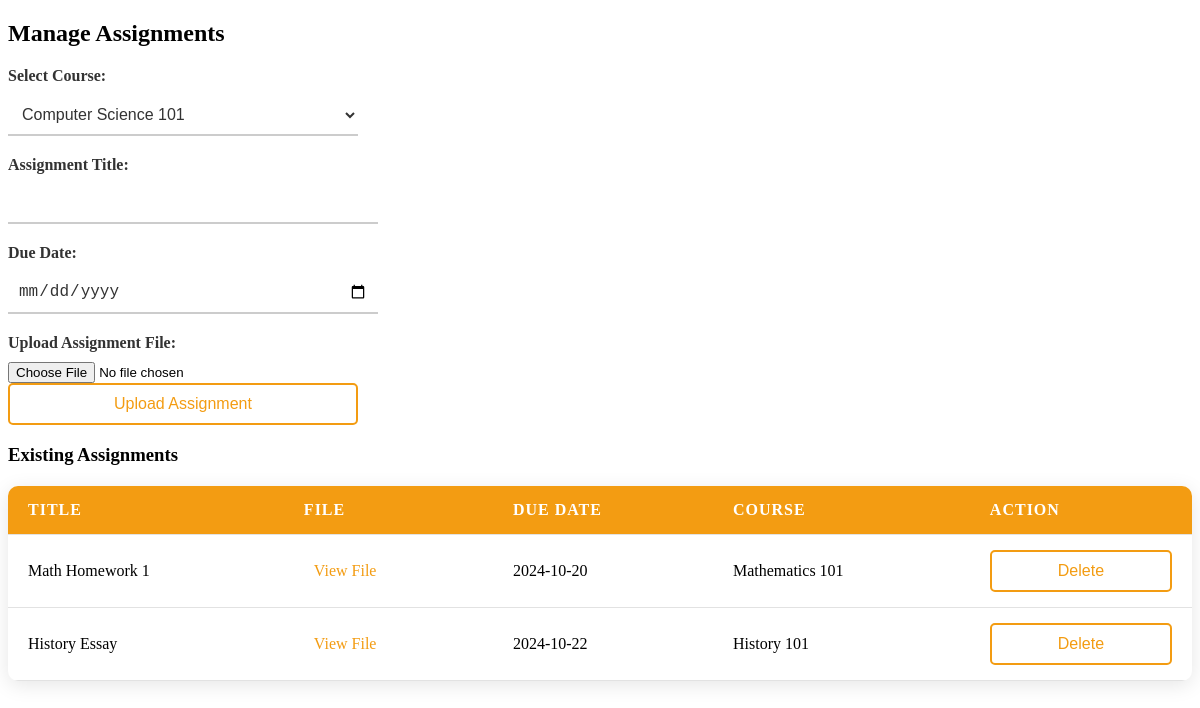
/assignments_section.php, run on the app's committed database.
### tables this page shows
CREATE TABLE assignments (
    assignment_id INT AUTO_INCREMENT PRIMARY KEY,
    course_id INT NOT NULL,   
    assignment_title VARCHAR(150) NOT NULL,
    file_name VARCHAR(255) NOT NULL,   
    due_date DATE NOT NULL,   
    upload_date TIMESTAMP DEFAULT CURRENT_TIMESTAMP,
    status ENUM('submitted', 'pending') DEFAULT 'pending',
    FOREIGN KEY (course_id) REFERENCES courses(course_id) ON DELETE CASCADE
);

CREATE TABLE courses (
    course_id INT AUTO_INCREMENT PRIMARY KEY,
    course_name VARCHAR(100) NOT NULL UNIQUE,   
    course_description TEXT,
    created_at TIMESTAMP DEFAULT CURRENT_TIMESTAMP
);

### assignments_section.php (the view, shortened to what this page needs)
<?php
require '../php/db_connection.php';
$assignments = $pdo->query("SELECT a.assignment_id, a.assignment_title, a.file_name, a.due_date, c.course_name
                            FROM assignments a
                            JOIN courses c
                            ON a.course_id = c.course_id")->fetchAll();
?>
<!DOCTYPE html>
<html lang="en">
<head>
    <link rel="stylesheet" href="../css/admin_dashboard_sections.css">
</head>
<body>
<h2>Manage Assignments</h2>
<form method="POST" enctype="multipart/form-data">
    <label for="course_id">Select Course:</label>
    <select name="course_id" required>
        <?php
        $courses = $pdo->query("SELECT course_id, course_name FROM courses")->fetchAll();
        foreach ($courses as $course) {
            echo "<option value='{$course['course_id']}'>{$course['course_name']}</option>";
        }
        ?>
    </select>
    <label for="assignment_title">Assignment Title:</label>
    <input type="text" name="assignment_title" required>
    <label for="due_date">Due Date:</label>
    <input type="date" name="due_date" required>
    <label for="assignment_file">Upload Assignment File:</label>
    <input type="file" name="assignment_file" accept=".pdf,.docx,.pptx" required>
    <button type="submit" name="upload_assignment">Upload Assignment</button>
</form>
<h3>Existing Assignments</h3>
<table>
    <thead>
        <tr>
            <th>Title</th>
            <th>File</th>
            <th>Due Date</th>
            <th>Course</th>
            <th>Action</th>
        </tr>
    </thead>
    <tbody>
        <?php foreach ($assignments as $assignment): ?>
            <tr>
                <td><?php echo htmlspecialchars($assignment['assignment_title']); ?></td>
                <td><a href="../uploads/<?php echo htmlspecialchars($assignment['file_name']); ?>" target="_blank">View File</a></td>
                <td><?php echo htmlspecialchars($assignment['due_date']); ?></td>
                <td><?php echo htmlspecialchars($assignment['course_name']); ?></td>
                <td>
                    <form method="POST" style="display:inline;">
                        <button type="submit" name="delete_assignment" onclick="return confirm('Are you sure you want to delete this assignment?');">Delete</button>
                    </form>
                </td>
            </tr>
        <?php endforeach; ?>
    </tbody>
</table>
</body>
</html>

### admin_dashboard_sections.css (style rules this page uses)
table { width: 100%; border-collapse: collapse; margin-top: 20px; background-color: #ffffff; box-shadow: 0 4px 20px rgba(0, 0, 0, 0.1); border-radius: 10px; overflow: hidden; }
th, td { padding: 15px 20px; text-align: left; border-bottom: 1px solid #e2e2e2; }
th { background-color: #f39c12; color: #ffffff; font-weight: bold; text-transform: uppercase; letter-spacing: 1px; }
tr { transition: background-color 0.3s; }
a { color: #f39c12; text-decoration: none; padding: 5px 10px; border-radius: 5px; transition: background 0.3s, color 0.3s; }
form { padding: 0; max-width: 350px; border-radius: 10px; }
form label { display: block; margin-bottom: 10px; font-weight: bold; color: #333333; }
form input[type="date"], form input[type="text"], form select { width: 100%; padding: 10px; margin-bottom: 20px; border: none; border-bottom: 2px solid #ccc; background-color: transparent; font-size: 16px; color: #333333; transition: border-bottom 0.3s ease; }
form button { background-color: transparent; color: #f39c12; padding: 10px 20px; border: 2px solid #f39c12; border-radius: 5px; font-size: 16px; cursor: pointer; width: 100%; transition: background-color 0.3s ease, color 0.3s ease; }

### data on the page
assignments: assignment_title "Math Homework 1", due_date "2024-10-20", course.course_name "Mathematics 101"
assignments: assignment_title "History Essay", due_date "2024-10-22", course.course_name "History 101"

### other printed values
form field course_id "Computer Science 101"
